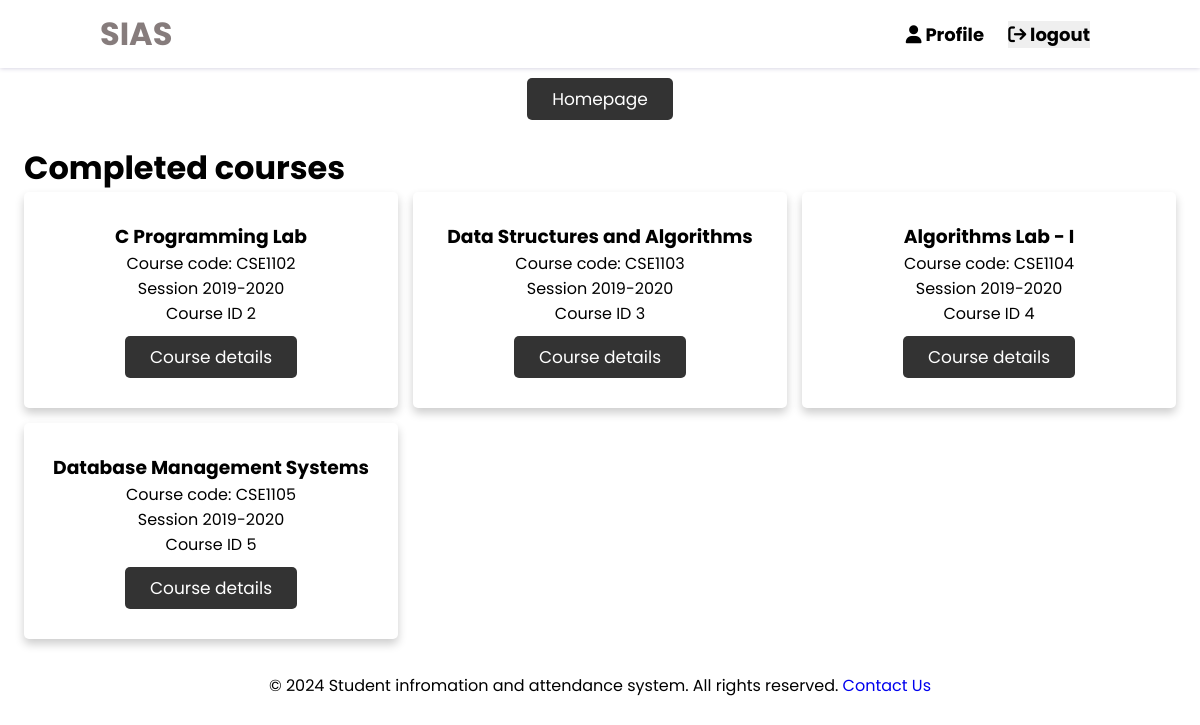
The page /menu-student/completed-courses.php (signed in) on the database its author committed.
### tables this page shows
CREATE TABLE `tbl_course_details` (
  `course_id` int(11) NOT NULL,
  `taken_by` int(11) DEFAULT NULL,
  `session` varchar(255) NOT NULL,
  `department` varchar(100) DEFAULT NULL,
  `course_code` varchar(50) NOT NULL,
  `course_title` varchar(255) DEFAULT NULL,
  `credit` float DEFAULT NULL,
  `completed` int(11) DEFAULT 0,
  `join_by_id` int(11) DEFAULT 1,
  `creation_date` date DEFAULT curdate(),
  `last_modified` timestamp NOT NULL DEFAULT current_timestamp() ON UPDATE current_timestamp()
);

### php-class/course-details.php (called while the page is built, shortened)
<?php
include_once 'conn.php';
class CourseDetails
{
    public $course_id, $taken_by, $session, $department, $course_code, $course_title, $credit, $completed, $creation_date, $last_modified, $join_by_id;
    public $variable_name = array();
    public $conn, $query, $result, $row, $rows;
    public function setValue($taken_by, $session, $department, $course_code, $course_title, $credit)
    {
        $this->session = $session;
        $this->course_code = $course_code;
        $this->course_title = $course_title;
    }
    public function listVName()
    {
        $this->variable_name[] = "course_id";
        $this->variable_name[] = "taken_by";
        $this->variable_name[] = "session";
        $this->variable_name[] = "department";
        $this->variable_name[] = "course_code";
        $this->variable_name[] = "course_title";
        $this->variable_name[] = "credit";
        $this->variable_name[] = "completed";
        $this->variable_name[] = "join_by_id";
        $this->variable_name[] = "creation_date";
        $this->variable_name[] = "last_modified";
    }
    public function resetVariable()
    {
        $this->course_id = 0;
    }
    public function getCourse()
    {
        $this->setCourse();
    }
    public function setCourse()
    {
        $this->query = "SELECT * FROM tbl_course_details WHERE {$this->variable_name[0]} = {$this->course_id}";
        $this->runQuery1();
        if ($this->result) {
            $this->row = mysqli_fetch_assoc($this->result);
            if ($this->row) {
                $this->completed = $this->row[$this->variable_name[7]];
            }
        } else {
            $this->course_id = 0;
        }
    }
    public function runQuery1()
    {
        $conn = new Conn();
        $this->result = mysqli_query($conn->conn, $this->query);
    }
}
?>

### php-class/conn.php (called while the page is built, shortened)
<?php
class Conn
{
  public $servername = "localhost";
  public $username = "root";
  public $password = "";
  public $dbname = "sias";
  public function connect()
  {
    $this->conn = mysqli_connect($this->servername, $this->username, $this->password, $this->dbname);
  }
}
?>

### menu-student/completed-courses.php (the view, shortened to what this page needs)
<?php
$student = new Student();
$courseEnroll = new CourseEnroll();
$courseDetails = new CourseDetails();
$student->user_id = $_SESSION['s_user_id'];
$student->setStudent();
$courseEnroll->student_id = $student->student_id;
$courseEnroll->getCourseIdList();
?>
<!DOCTYPE html>
<html lang="en">
<head>
    <link rel="stylesheet" href="../css/card-1.css">
    <link rel="stylesheet" href="../css/view-details-1.css">
    <link rel="stylesheet" href="../css/view-details-2.css">
</head>
<body>
    <?php include '../php-1/navbar-1.php'; ?>
    <?php include_once '../php-1/msg01.php' ?>
    <div style="text-align: center; margin: 0% 2%; ">
        <a href="homepage.php" class="btn-1">Homepage</a>
    </div>
    <div class="container">
        <h1 class="heading">Completed courses</h1>
        <div class="box-container">
            <?php foreach ($courseEnroll->courseIdList as $c_id) : ?>
                <?php
                $courseDetails->course_id = $c_id;
                $courseDetails->getCourse();
                if ($courseDetails->completed != 0) {
                ?>
                    <div class="box">
                        <h3><?php echo  $courseDetails->course_title; ?></h3>
                        <p>Course code: <?php echo $courseDetails->course_code; ?></p>
                        <p>Session <?php echo $courseDetails->session; ?></p>
                        <p>Course ID <?php echo $courseDetails->course_id; ?></p>
                        <form action="student-course-details.php" method="POST">
                            <button type="submit" name="student_course_details" value="<?php echo $courseDetails->course_id; ?>" class="btn-1">Course details</button>
                        </form>
                    </div>
                <?php } ?>
            <?php endforeach; ?>
        </div>
    </div>
    <?php include_once('../php-1/footer-2.php'); ?>
</body>
</html>

### css/card-1.css (style rules this page uses)
* { font-family: 'Poppins', sans-serif; margin:0; padding:0; box-sizing: border-box; outline: none; border:none; text-decoration: none; }
.container { padding:2%; }
.box-container { display: grid; grid-template-columns: repeat(auto-fit, minmax(280px, 1fr)); gap:15px; }
.box { box-shadow: 0 5px 10px rgba(0,0,0,.2); border-radius: 5px; background: #fff; text-align: center; padding:30px 20px; transition: .5s; }
.btn-1 { margin-top: 10px; display: inline-block; background:#333; color:#fff; font-size: 17px; border-radius: 5px; padding: 8px 25px; transition: .2s; }

### css/navbar.css (style rules this page uses)
* { margin: 0; padding: 0; box-sizing: border-box; font-family: "Poppins", sans-serif; }
body { min-height: 100vh; }

### rows shown on the page
tbl_course_details: course_title "C Programming Lab", course_code "CSE1102", session "2019-2020", course_id "2"
tbl_course_details: course_title "Data Structures and Algorithms", course_code "CSE1103", session "2019-2020", course_id "3"
tbl_course_details: course_title "Algorithms Lab - I", course_code "CSE1104", session "2019-2020", course_id "4"
tbl_course_details: course_title "Database Management Systems", course_code "CSE1105", session "2019-2020", course_id "5"
